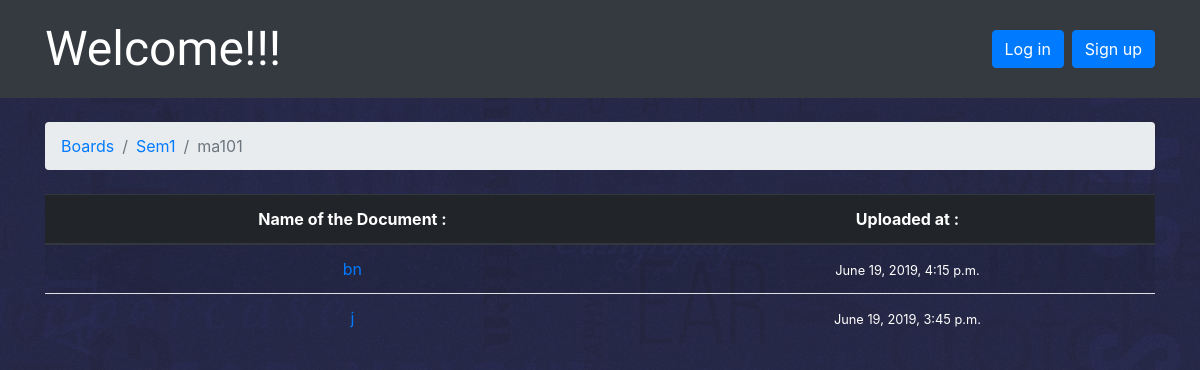
Before: /boards/1/1 with the older database file.
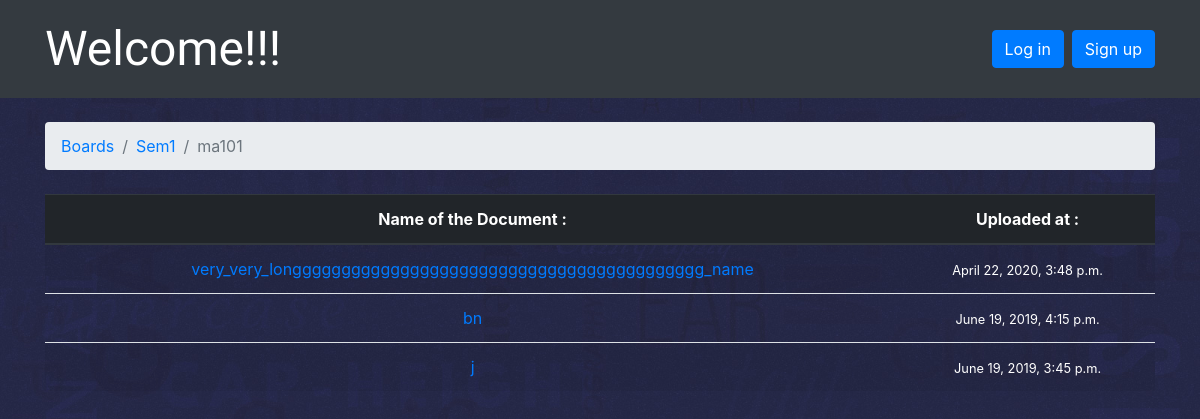
After: the same page with the newer database file.
### board/models.py (models this page shows, shortened)
class Board(models.Model):
    name=models.CharField(max_length=30,unique=True)

class Subject(models.Model):
    name=models.CharField(max_length=30,unique=True)
    board=models.ForeignKey(Board,on_delete=models.CASCADE,related_name='subjects')
    created_by=models.ForeignKey(User,on_delete=models.CASCADE,related_name='subjects')

class Document(models.Model):
    name = models.CharField(max_length=255,unique=True)
    document = models.FileField(upload_to=UploadedConfigPath)
    subject=models.ForeignKey(Subject,on_delete=models.CASCADE,related_name='documents')
    uploaded_at = models.DateTimeField(auto_now_add=True)
    uploaded_by=models.ForeignKey(Student,on_delete=models.CASCADE ,related_name='documents')
    is_reviewed=models.BooleanField(default=False)

### board/views.py (the view)
# urls.py: path('boards/<int:pk1>/<int:pk2>',views.subjects,name='subjects'),
def subjects(request,pk1,pk2):
    board = get_object_or_404(Board, pk=pk1)
    subject=get_object_or_404(Subject, pk=pk2)
    queryset = subject.documents.order_by('-uploaded_at').annotate(replies=Count('document') - 1)
    page = request.GET.get('page', 1)
    paginator = Paginator(queryset, 12)
    try:
        documents = paginator.page(page)
    except PageNotAnInteger:
        documents = paginator.page(1)
    except EmptyPage:
        documents = paginator.page(paginator.num_pages)
    return render(request, 'documents.html', {'board': board ,'subject' : subject , 'documents' : documents})

### templates/documents.html (shortened to what this page needs)
{% extends 'base.html' %}
{% load static %}
{% block stylesheet %}
  <link rel="stylesheet" href="{% static 'css/app.css' %}">
{% endblock %}
{% block breadcrumb %}
  <li class="breadcrumb-item"><a href="{% url 'home' %}">Boards</a></li>
  <li class="breadcrumb-item active"><a href="{% url 'board_documents' board.pk %}">{{ board.name }}</a></li>
  <li class="breadcrumb-item active">{{ subject.name }}</li>
{% endblock %}
{% block content %}
  	<table class="table table-striped" style="text-align:center;">
    <thead class="thead-dark">
      <tr>
        <th>Name of the Document : </th>
        <th>Uploaded at : </th>
      </tr>
    </thead>
      <tbody>
    {% for obj in documents %}
      {%if obj.is_reviewed and obj.subject == subject %}
      <tr class="zone">
       <td> <a href="{{ obj.document.url }}">{{ obj.name }}</a></td>
       <td style="color:white;"> <small>{{ obj.uploaded_at }}</small></td>
      </tr>
      {% endif %}
    {% endfor %}
  </tbody>
</table>
{% endblock %}

### templates/base.html (shortened to what this page needs)
{% load static %}<!DOCTYPE html>
<html>
  <head>
    <link rel="stylesheet" href="{% static 'css/app.css' %}">
   <link rel="stylesheet" href="{% static 'css/bootstrap.min.css' %}">
    {% block stylesheet %}{% endblock %}
  </head>
  <body>
    {% block body %}
      <nav class="navbar navbar-expand-sm navbar-dark bg-dark">
      <div class="container">
      {% if user.is_authenticated and user.is_student %}
      <a class="navbar-brand" href="{% url 'home' %}">Welcome student!!!</a>
      {% elif user.is_authenticated and user.is_moderator %}
      <a class="navbar-brand" href="{% url 'home' %}">Welcome moderator!!!</a>
      {% else %}
      <a class="navbar-brand" href="{% url 'home' %}">Welcome!!!</a>
      {% endif %}
      <div class="collapse navbar-collapse" id="mainMenu">
        {% if user.is_authenticated %}
          <ul class="navbar-nav ml-auto" >
            <li class="nav-item dropdown">
              <a class="nav-link dropdown-toggle" href="#" id="userMenu" data-toggle="dropdown" aria-haspopup="true" aria-expanded="false" style="font-size: 2em; color: white;">
                {{ user.username }}
              </a>
              <div class="dropdown-menu dropdown-menu-right" aria-labelledby="userMenu">
                <a class="dropdown-item" href="{% url 'logout' %}">Log out</a>
              </div>
            </li>
          </ul>
        {% else %}
          <form class="form-inline ml-auto">
            <a href="{% url 'login' %}" class="btn btn-primary ml-2">Log in</a>
            <a href="{% url 'signup' %}" class="btn btn-primary ml-2">Sign up</a>
          </form>
        {% endif %}
      </div>
    </div>
  </nav>
      <div class="container">
        <ol class="breadcrumb my-4">
          {% block breadcrumb %}
          {% endblock %}
        </ol>
        {% block content %}
        {% endblock %}
       {% endblock body %}
      </div>
  </body>
</html>

### static/css/app.css (style rules this page uses)
body { background: url('img/background.jpg') center top #252746; background-size: cover; width: 100%; top: 0; left: 0; z-index: 0; }
.navbar-brand { font-family: 'Aguafina Script', cursive; font-size: 48px; }
.zone { font-size: 1em; transition: all 1s; }

Changed rows visible on the page:
added Document: name "very_very_longggggggggggggggggggggggggggggggggggggggggg_name", uploaded_at "April 22, 2020, 3:48 p.m."
